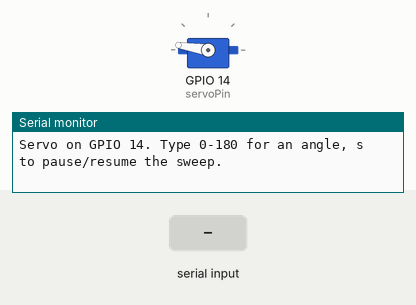
Recording of a sketch running on a simulated ESP32-S3. Shown: servo, the last lines printed to the serial monitor. The test bench sets the inputs (shaded band). Servo pulses on a pin are drawn as a servo (544–2400 µs = 0–180°).

Above: at 1.25 s.
1.3 s: "180\n" received over Serial
2.8 s: "s\n" received over Serial
At 3.55 s:
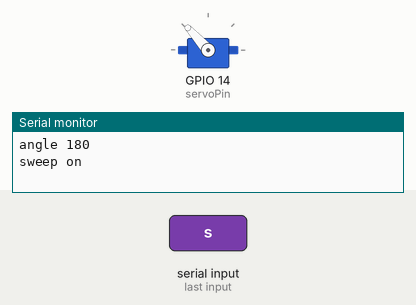
5.8 s: "90,45\n" received over Serial
At 6.5 s:
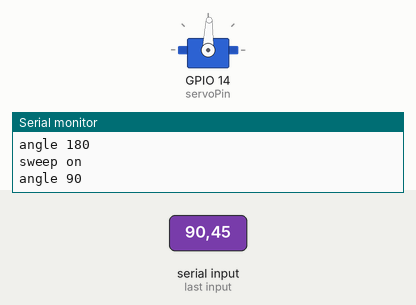
7.3 s: "30,150\n" received over Serial
At 8.5 s:
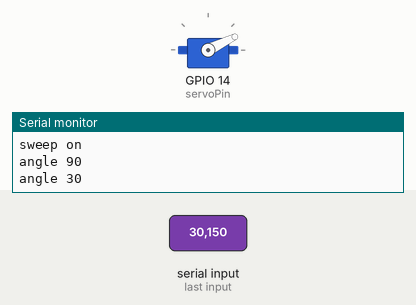
8.8 s: "s\n" received over Serial
At 9.25 s:
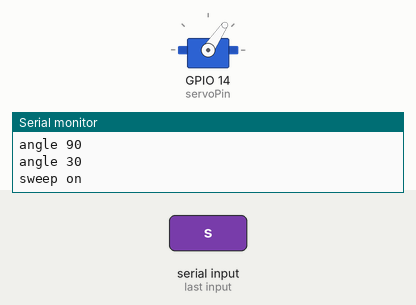
11.8 s: "90\n" received over Serial
Timing chart, 0 to 14.3 s (numbered marks = the images above; inputs shaded):
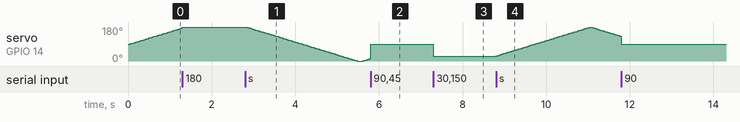

The sketch:

Servo_Direct_From_ESP32.ino
```cpp
/*
 * TechsPassion - Servo straight from an ESP32, no driver board
 *
 * Upload over USB. Sweeps the servo 0 -> 180 -> 0, or type an angle
 * (0-180) in the Serial Monitor at 115200 to move it there. Type "s" to
 * pause or resume the sweep.
 *
 * Wiring (the servo gets its power from its own 5-6 V supply, not the board):
 *   servo brown/black -> supply (-) AND an ESP32 GND pin
 *   servo red         -> supply (+)
 *   servo orange      -> GPIO 14
 *
 * Uses the ESP32's own PWM hardware (LEDC), so no library is needed and it
 * also works next to the camera driver on the ESP32-S3-CAM.
 */

const int servoPin = 14;

// Pulse width at the two end stops. 500-2400 us suits SG90/MG90S; use
// 1000-2000 if your servo buzzes at the ends.
const int servoMinUs = 500;
const int servoMaxUs = 2400;

const int servoFreq = 50;   // Hz, one pulse every 20 ms
const int servoRes  = 14;   // bits of resolution for the duty cycle

int  angle    = 90;
int  target   = 180;
bool sweeping = true;
const int stepMs = 15;      // ms per degree: 15 ms = 2.7 s for a full sweep
unsigned long lastStep = 0;

void servoWrite(int deg) {
  deg = constrain(deg, 0, 180);
  int us = map(deg, 0, 180, servoMinUs, servoMaxUs);
  uint32_t duty = (uint32_t)us * ((1UL << servoRes) - 1) / (1000000UL / servoFreq);
  ledcWrite(servoPin, duty);
}

void setup() {
  Serial.begin(115200);
  ledcAttach(servoPin, servoFreq, servoRes);
  servoWrite(angle);
  Serial.println("Servo on GPIO 14. Type 0-180 for an angle, s to pause/resume the sweep.");
}

void loop() {
  if (Serial.available()) {
    String cmd = Serial.readStringUntil('\n');
    cmd.trim();
    if (cmd == "s") {
      sweeping = !sweeping;
      Serial.println(sweeping ? "sweep on" : "sweep off");
    } else if (cmd.length()) {
      sweeping = false;
      angle = constrain(cmd.toInt(), 0, 180);
      servoWrite(angle);
      Serial.printf("angle %d\n", angle);
    }
  }

  if (sweeping && millis() - lastStep >= stepMs) {
    lastStep = millis();
    angle += (target > angle) ? 1 : -1;
    servoWrite(angle);
    if (angle == target) target = (target == 180) ? 0 : 180;
  }
}
```

Measured:
- after the input at 7.3 s, servo on GPIO 14 (servoPin): 88° → 26° at once
- after the input at 8.8 s, servo on GPIO 14 (servoPin): rises from 26° to 179° in 2.2 s, then falls to 132° in 0.73 s
